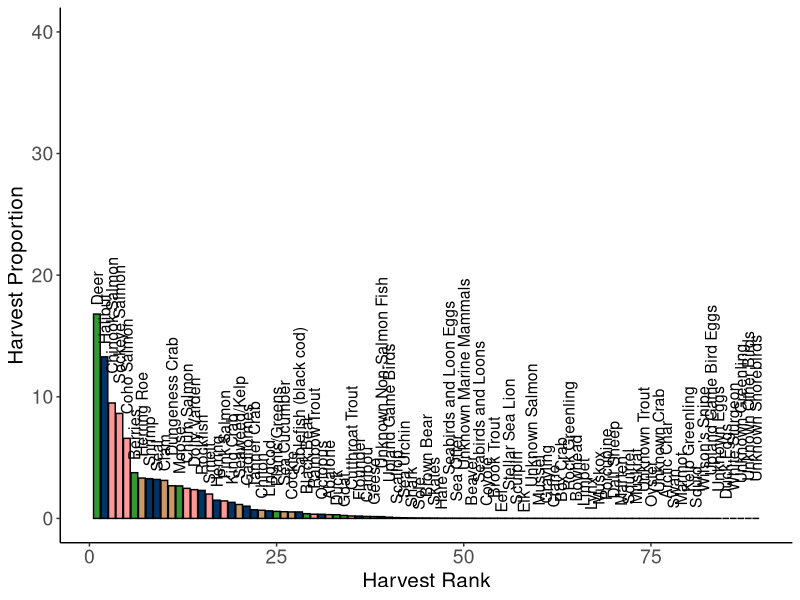

The R source for this figure:
##Harvest total across taxa -- across all communities combined
##Note: i think i have done this somewhere else already... but need to go through and clean up all scripts and improve workflow


library(ggplot2)
library(tidyverse)
library(ggridges)

##import cleaned harvest data and trophic info that is comparable across all years
df <- read.csv("data/intermediate_data/comparable_harvest_df.csv")

test <- df %>%
  filter(Lowest_Common_Taxon_Name == "Caribou")

sp_list <- df %>%
  select(Lowest_Common_Taxon_Name) %>%
  distinct()

##calculate total harvest of all species combined
total_harvest <- df %>%
  select(Lowest_Common_Taxon_Name, Estimated_Total_Pounds_Harvested_sum, Percapita_Pounds_Harvested_sum) %>%
  filter(Percapita_Pounds_Harvested_sum != 0) %>%
  summarise_at(vars(Estimated_Total_Pounds_Harvested_sum, Percapita_Pounds_Harvested_sum), list(total = sum))

##calculate total harvest per taxa and proportion of total harvest
total_harvest_taxa <- df %>%
  select(Lowest_Common_Taxon_Name, Habitat, Estimated_Total_Pounds_Harvested_sum, Percapita_Pounds_Harvested_sum) %>%
  filter(Percapita_Pounds_Harvested_sum != 0) %>%
  group_by(Lowest_Common_Taxon_Name, Habitat) %>%
  summarise_at(vars(Estimated_Total_Pounds_Harvested_sum, Percapita_Pounds_Harvested_sum), list(total = sum)) %>%
  mutate(total_est_pounds_harvested_all = 13200949, total_est_percapita_all = 18763.77) %>%
  mutate(est_pounds_harvested_prop = Estimated_Total_Pounds_Harvested_sum_total/total_est_pounds_harvested_all*100,
         percapita_prop = Percapita_Pounds_Harvested_sum_total/total_est_percapita_all*100) %>%
  ungroup() %>%
  mutate(harvest_rank = rank(-est_pounds_harvested_prop, ties.method = "min")) #%>%



##plot harvest distribution of taxa 
ggplot(total_harvest_taxa, aes(x = harvest_rank, y = est_pounds_harvested_prop, fill = Habitat)) +
  geom_col(color = "black") +
  geom_text(aes(label = Lowest_Common_Taxon_Name), hjust = -0.25, angle = 90, size = 4) + 
  scale_fill_manual(values = c("#FF9999", "#003366", "#CC9966", "#339933")) +
  ylim(0, 40) +
  ylab("Harvest Proportion") +
  xlab("Harvest Rank") +
  theme_classic()+
  theme(legend.position = "none", axis.text.x = element_text(size = 14), axis.text.y = element_text(size = 14), axis.title.x = element_text(size = 15), axis.title.y = element_text(size = 15))


##Determine total harvest proportion cumulatively -- want to determine when total harvest is 95% 
total_harvest_taxa <- total_harvest_taxa[order(-total_harvest_taxa$est_pounds_harvested_prop),]
total_harvest_taxa$harvest_total <- cumsum(total_harvest_taxa$est_pounds_harvested_prop)




